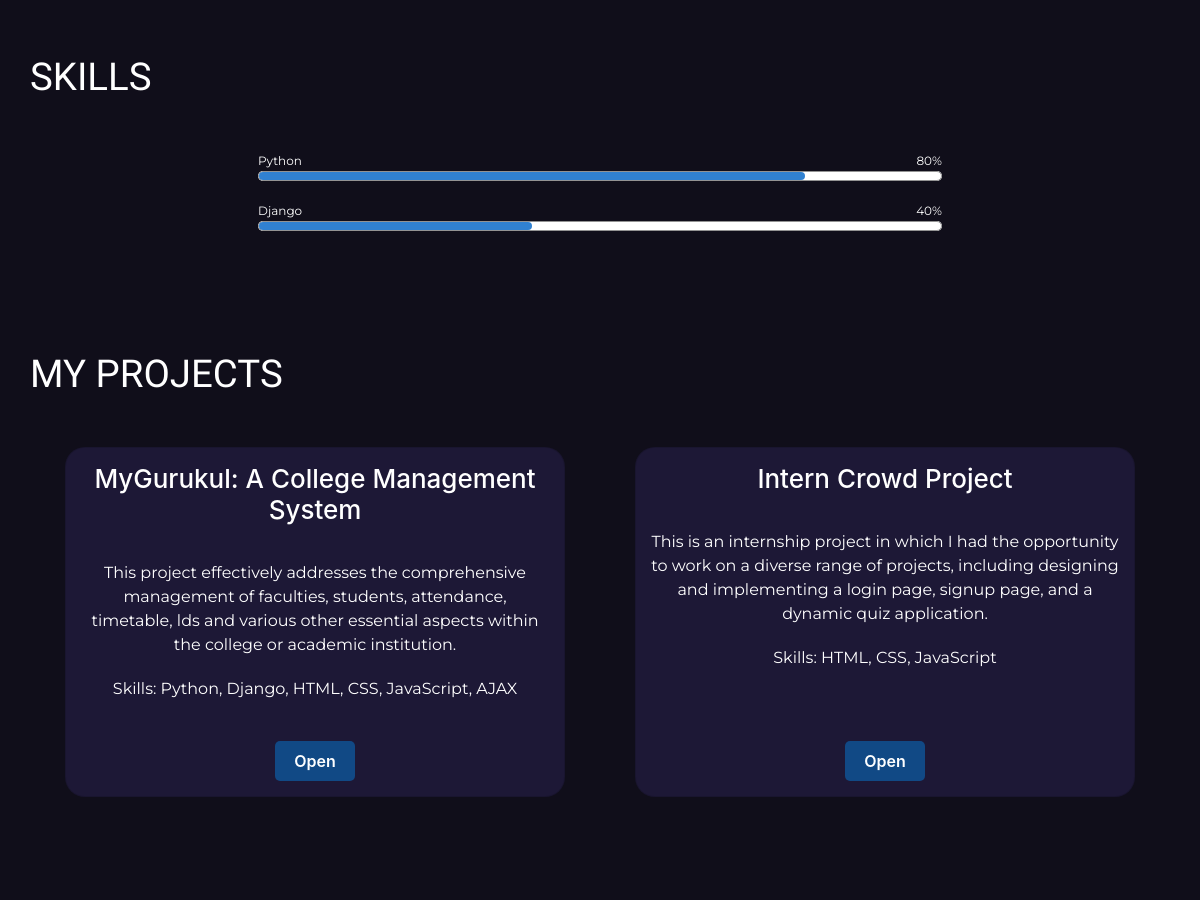
The app's page / (middle part), older data.
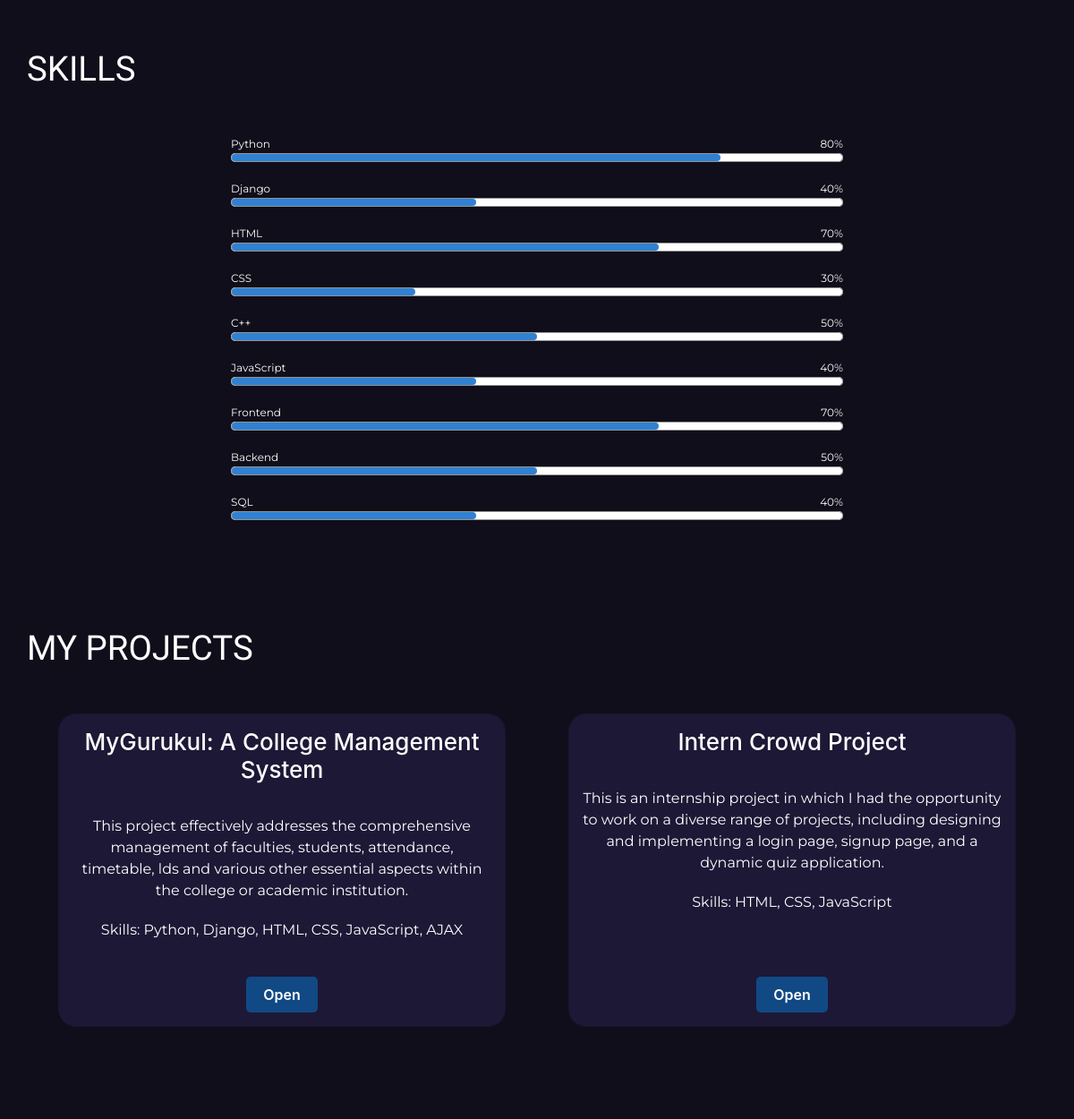
The same page, newer data.
### feeds/models.py (models this page shows, shortened)
class Skills(models.Model):
    skill = models.CharField(max_length=50, blank=True, null=True)
    percent = models.IntegerField(blank=True, null=True)

class Projects(models.Model):
    title = models.CharField(max_length=50, blank=True, null=True)
    description = models.TextField(max_length=1000, blank=True, null=True)
    tech = models.TextField(max_length=100, blank=True, null=True)
    link = models.URLField(blank=True, null=True)

### feeds/views.py (the view)
# urls.py: path('',views.home_page,name="main_home" )
def home_page(request):
    myinfo = PersonalInformation.objects.all()
    myabout = About.objects.all()
    myskills = Projects.objects.all()
    skills = Skills.objects.all()
    context = {
        "info": myinfo,
        "about": myabout,
        "skills": myskills,
        "know": skills
    }
    return render(request, 'home_page.html', context)

### feeds/templates/home_page.html (shortened to what this page needs)
{% load static %}
<!DOCTYPE html>
<html lang="en">
<head>
    <link rel="stylesheet" href="https://unpkg.com/aos@next/dist/aos.css" />
    <link href='https://unpkg.com/boxicons@2.1.4/css/boxicons.min.css' rel='stylesheet'>
    <link rel="stylesheet" href="path/to/font-awesome/css/font-awesome.min.css">
    <link rel="stylesheet" href="https://stackpath.bootstrapcdn.com/bootstrap/4.3.1/css/bootstrap.min.css">
    <link rel="stylesheet" href="{% static 'css/main.css' %}">
</head>
<body data-aos-easing="ease" data-aos-duration="1500" data-aos-delay="0">
    <div class="about its-me " id="about">
        <div class="small-container2 ">
            <div class="row2 initial-3">
                {% for aboutme in about %}
                <div class="col-md-6 initial-4">
                    <div class="icons aos-init" data-aos="zoom-in" data-aos-delay="300">
                        <div>
                        </div>
                        <div>
                        </div>
                        <div>
                        </div>
                        <div>
                        </div>
                        <div>
                        </div>
                        <div>
                        </div>
                    </div>
                    {% endfor %}
                </div>
            </div>
        </div>
        <div class="container skills">
            <div class="title">
                <h1>SKILLS</h1>
            </div>
            <div>
                <div class="row9">
                    {% for skill in know %}
                    <div class="bar-info" data-aos="fade-down-right" data-aos-delay="300">
                        <p class="p1">{{skill.skill}}</p>
                        <p class="p2">{{skill.percent}}%</p>
                        <div class="bar">
                            <div class="fill-bar" style="width: {{ skill.percent }}%;"></div>
                        </div>
                    </div>
                    {% endfor %}
                </div>
            </div>
        </div>
        <div class="container skills">
            <div class="title2">
                <h1>MY PROJECTS</h1>
            </div>
            <div class="small-container">
                <div class="row3">
                    {% for skill in skills %}
                    <div class="card initial-6" data-aos="zoom-in" data-aos-delay="500">
                        <h3 class="pb-1">{{skill.title}}</h3><br>
                        <p class="pb-1">{{skill.description}}</p>
                        <p class="pb-2">Skills: {{skill.tech}}</p>
                        <a href="{{skill.link}}" target="_blank"><button class="btn2">Open</button></a>
                    </div>
                    {% endfor %}
                </div>
            </div>
        </div>
        <div class="container skills">
        </div>
    </div>
</body>
</html>

### static/css/main.css (style rules this page uses)
body { background: #100e1a; overflow-x: hidden; transition: all 0.5s ease; }
a { text-decoration: none !important; }
html { scroll-behavior: smooth; transition: all 0.5s ease; }
.its-me { margin-top: 100px; }
.about .row2 { display: flex; max-width: auto; margin: auto; align-items: center; flex-wrap: wrap-reverse; justify-content: space-around; color: #fff; font-family: Montserrat, sans-serif; }
.initial-4 { flex-basis: 80%; font-size: 15px; }
.about .icons { margin-top: 40px; display: flex; flex-wrap: wrap; align-items: center; }
.about .icons div { display: flex; flex-direction: column; justify-content: center; align-items: center; margin-right: 20px; }
.skills { padding: 50px 0; }
.row9 { display: flex; flex-wrap: wrap; }
.skills .title h1, .skills .title2 h1, .skills .title3 h1 { font-family: Candal, sans-serif; margin: auto; margin-bottom: 50px; color: #fff; font-size: 2.4rem; }
.bar-info { position: relative; width: 60%; height: 10px; background-color: #fff; border-radius: 20px; margin: 20px auto; display: flex; align-items: center; justify-content: center; }
.bar-info .p1 { position: absolute; font-size: 12px; left: 0; padding-bottom: 13px; color: #fff; }
.bar-info .p2 { position: absolute; font-size: 12px; padding-bottom: 13px; right: 0; color: #fff; }
.bar { width: 100%; height: 10px; background-color: #fff; border: 1px solid #939393; border-radius: 20px; position: relative; }
.fill-bar { height: 100%; background-color: #3081d1; border-radius: 20px; }
.row3 { display: flex; justify-content: space-around; align-items: center; flex-wrap: wrap; margin-top: 50px; }
.initial-6 { background: #1d1836; width: 500px; height: 350px; color: #fff; border-radius: 20px; padding: 15px; transition: ease 0.5s; position: relative; text-align: center; transition: all ease-in-out 0.3s; }
.initial-6 h3 { font-size: 26px; }
.initial-6 button { background: #114985; color: #fff; height: 40px; width: 80px; border-radius: 5px; font-weight: 600; border: none; transition: all 0.2s ease; position: absolute; bottom: 15px; left: 50%; transform: translateX(-50%); }
.title2 { font-family: Candal, sans-serif; margin: auto; color: #fff; font-size: 2.4rem; }
@media only screen and (max-width: 1300px) { .initial-6 { margin-bottom: 20px; } }
p { font-family: Montserrat, sans-serif; }

Row changes from the older to the newer data that the page shows:
added Skills: skill "HTML", percent "70"
added Skills: skill "CSS", percent "30"
added Skills: skill "C++", percent "50"
added Skills: skill "JavaScript", percent "40"
added Skills: skill "Frontend", percent "70"
added Skills: skill "Backend", percent "50"
added Skills: skill "SQL", percent "40"
